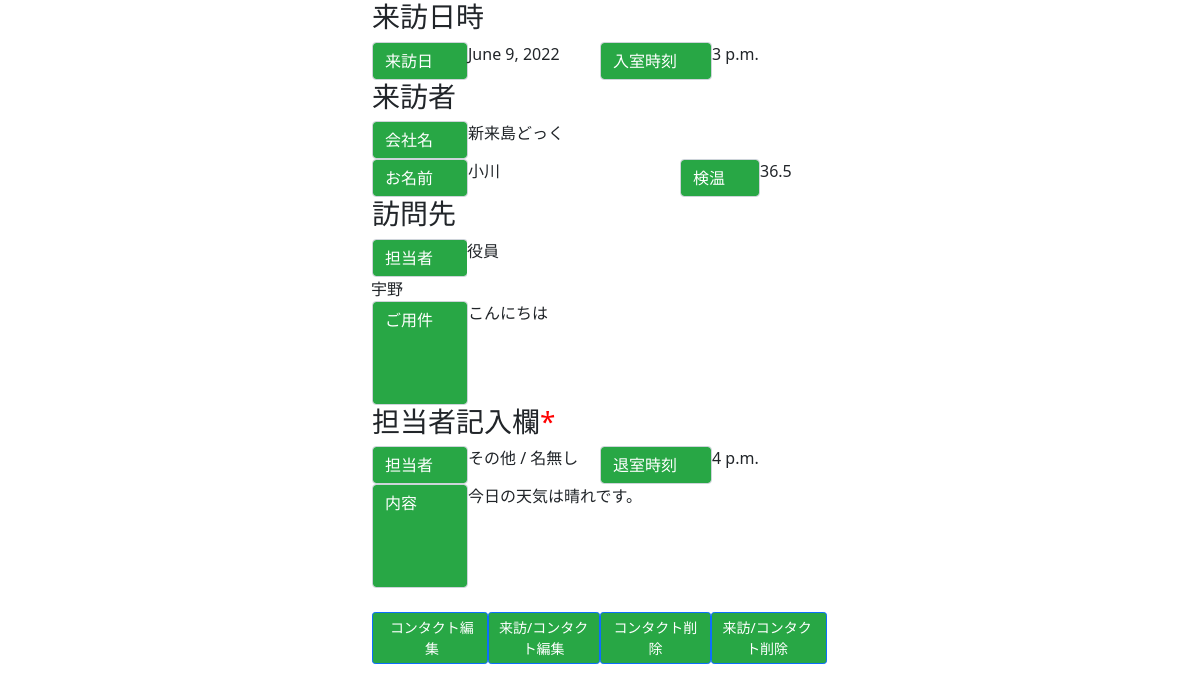
The page /detail/3/ on the database as committed earlier.
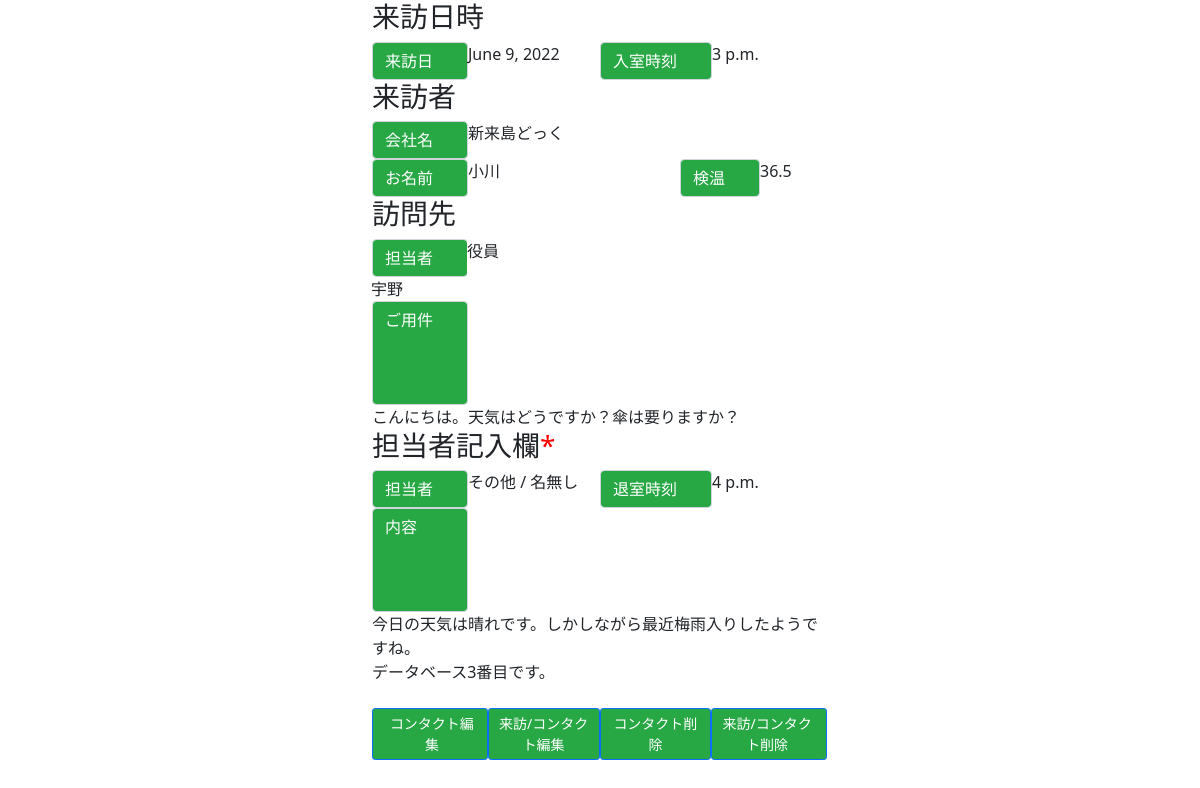
The same page on the database as committed later.
### test_app/models.py (models this page shows, shortened)
class Visitors(models.Model):
    date = models.DateField(verbose_name='日付')
    time = models.TimeField(verbose_name='来室時刻')
    company_name = models.CharField(verbose_name='会社名', max_length=50, null=True, blank=True)
    visitor_name = models.CharField(verbose_name='お名前', max_length=25)
    temperature = models.FloatField(verbose_name='検温')
    accompany1_name = models.CharField(verbose_name='同行者1お名前', max_length=25, null=True, blank=True)
    accompany1_temp = models.FloatField(verbose_name='同行者1検温', null=True, blank=True)
    accompany2_name = models.CharField(verbose_name='同行者2お名前', max_length=25, null=True, blank=True)
    accompany2_temp = models.FloatField(verbose_name='同行者2検温', null=True, blank=True)
    accompany3_name = models.CharField(verbose_name='同行者3お名前', max_length=25, null=True, blank=True)
    accompany3_temp = models.FloatField(verbose_name='同行者3検温', null=True, blank=True)
    position = models.CharField(verbose_name='役職', max_length=25, null=True, blank=True)
    interviewer = models.CharField(verbose_name='担当者', max_length=25, null=True, blank=True)
    content = models.TextField(verbose_name='ご用件', null=True, blank=True)
    is_contacted = models.BooleanField(default=False, help_text='コンタクトしたらTrue')
    class Meta:
        db_table = 'visitors_history'
        verbose_name = '来訪者履歴'
        verbose_name_plural = '来訪者履歴'

class Contact(models.Model):
    contact = models.OneToOneField(Visitors, on_delete=models.CASCADE, verbose_name='来訪者履歴')
    interviewer = models.ForeignKey(Member, on_delete=models.CASCADE, verbose_name='担当者', null=True, blank=True)
    time = models.TimeField(verbose_name='退室時刻', null=True, blank=True)
    contents = models.TextField(verbose_name='内容', null=True, blank=True)
    def __str__(self):
        if self.interviewer == None:
            self.interviewer = Member.objects.get(id=9)
            return str(self.contact.date) + ' / ' + self.contact.visitor_name  + ' / ' + self.interviewer.name
        else:
            return str(self.contact.date) + ' / ' + self.contact.visitor_name  + ' / ' + self.interviewer.name
    class Meta:
        db_table = 'contact_history'
        verbose_name = 'コンタクト履歴'
        verbose_name_plural = 'コンタクト履歴'

class Member(models.Model):
    post = models.ForeignKey(Post, on_delete=models.CASCADE, null=True, blank=True)
    name = models.CharField(verbose_name='氏名', max_length=25, null=True, blank=True)
    def __str__(self):
        return self.post.name + ' / ' + self.name
    class Meta:
        db_table = '社員メンバー'
        verbose_name = '社員メンバー'
        verbose_name_plural = '社員メンバー'

class Post(models.Model):
    name = models.CharField(verbose_name='役職名', max_length=25)
    class Meta:
        db_table = '役職'
        verbose_name = '役職'
        verbose_name_plural = '役職'

### test_app/views.py (the view)
# urls.py: path('detail/<int:pk>/', views.detail, name='detail'),
def detail(request, pk):
    visitor = Visitors.objects.get(pk=pk)
    print(visitor.is_contacted)
    if visitor.is_contacted:
        contact = Contact.objects.filter(contact__pk=pk)[0]
        context = {
            'visitor': visitor,
            'contact': contact,
        }
        print(contact)
    else:
        form = MemberForm()
        context = {
            'visitor': visitor,
            'form': form,
        }
    return render(request, 'test_app/detail.html', context)

### test_app/templates/test_app/detail.html (shortened to what the changed rows need)
{% load static %}
<!DOCTYPE html>
<html lang="en">
  <head>
    <link href="https://cdn.jsdelivr.net/npm/bootstrap@5.0.2/dist/css/bootstrap.min.css" rel="stylesheet">
    <link rel="stylesheet" href="{% static 'css/mystyle.css' %}">
  </head>
  <body>
    <div class="container-fluid">
        <div class="row">
            <h3>来訪日時</h3>
              <div class="col" style="padding: 0; padding-left: 12px;">
                <div class="input-group">
                  <div class="input-group-prepend">
                  </div>
                  {{ visitor.date }}
                </div>
              </div>
              <div class="col" style="padding: 0; padding-right: 12px;">
                <div class="input-group">
                  <div class="input-group-prepend">
                  </div>
                  {{ visitor.time }}
                </div>
              </div>
              <h3>来訪者</h3>
              <div class="input-group">
                <div class="input-group-prepend">
                </div>
                {{ visitor.company_name }}
              </div>
              <div class="col-8" style="padding: 0; padding-left: 12px;">
              <div class="input-group">
                <div class="input-group-prepend">
                </div>
                {{ visitor.visitor_name }}
              </div>
              </div>
              <div class="col-4" style="padding: 0; padding-right: 12px;">
                <div class="input-group">
                  <div class="input-group-prepend">
                  </div>
                  {{ visitor.temperature }}
                </div>
              </div>
            </div>
        <div class="row">
            <h3>訪問先</h3>
            <div class="input-group">
              <div class="input-group-prepend">
                <div class="theme-label-contact form-control">担当者</div>
              </div>
              <div class="left-column-contact">
                {{ visitor.position }}
              </div>
              <div class="right-column-contact">
                {{ visitor.interviewer }}
              </div>
            </div>
            <div class="input-group">
              <div class="input-group-prepend">
              </div>
              {{ visitor.content | linebreaksbr }}
            </div>
        </div>
      <div class="row">
        <h3>担当者記入欄<span style="color: red;">*</span></h3>
        {% if visitor.is_contacted %}
        <div class="col" style="padding: 0; padding-left: 12px;">
          <div class="input-group">
            <div class="input-group-prepend">
              <div class="theme-label-contact form-control">担当者</div>
            </div>
            {{ contact.interviewer }}
          </div>
        </div>
        <div class="col" style="padding: 0; padding-right: 12px;">
          <div class="input-group">
            <div class="input-group-prepend">
              <div class="theme-label-time-contact form-control">退室時刻</div>
            </div>
            {{ contact.time }}
          </div>
        </div>
        <div class="input-group">
          <div class="input-group-prepend">
            <div class="theme-label-textarea-contact form-control" rows="5">内容</div>
          </div>
          {{ contact.contents | linebreaksbr }}
        </div>
        <div>
        <br>
        </div>
        <div class="row" style="padding-right: 1px; padding-left: 24px;">
        <button type="button" class="btn btn-primary btn-sm col" style="background-color:#28a745; padding-left: 12px;" onclick="location.href='#'">
            コンタクト編集
        </button>
            <button type="button" class="btn btn-primary btn-sm col" style="background-color:#28a745;" onclick="location.href='#'">
            来訪/コンタクト編集
        </button>
            <button type="button" class="btn btn-primary btn-sm col" style="background-color:#28a745;" onclick="location.href='#'">
            コンタクト削除
        </button>
            <button type="button" class="btn btn-primary btn-sm col" style="background-color:#28a745; padding-right: 12px;" onclick="location.href='#'">
            来訪/コンタクト削除
        </button>
        </div>
        {% endif %}
      </div>
    </div>
  </body>
</html>

Rows that differ between the two databases and show on the page:
changed Visitors "新来島どっく": content "こんにちは" → "こんにちは。天気はどうですか？傘は要りますか？"
changed Contact "その他 / 名無し": contents "今日の天気は晴れです。" → "今日の天気は晴れです。しかしながら最近梅雨入りしたようですね。 データベース3番目です。"
